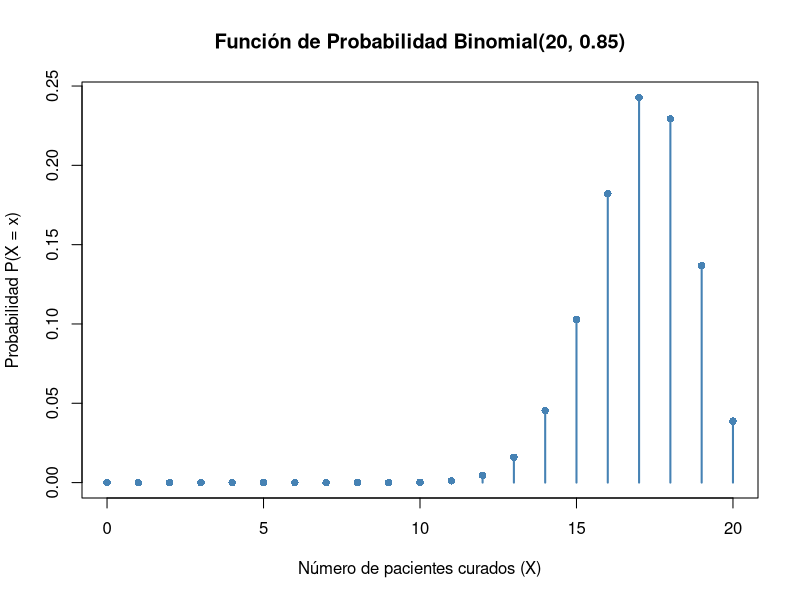
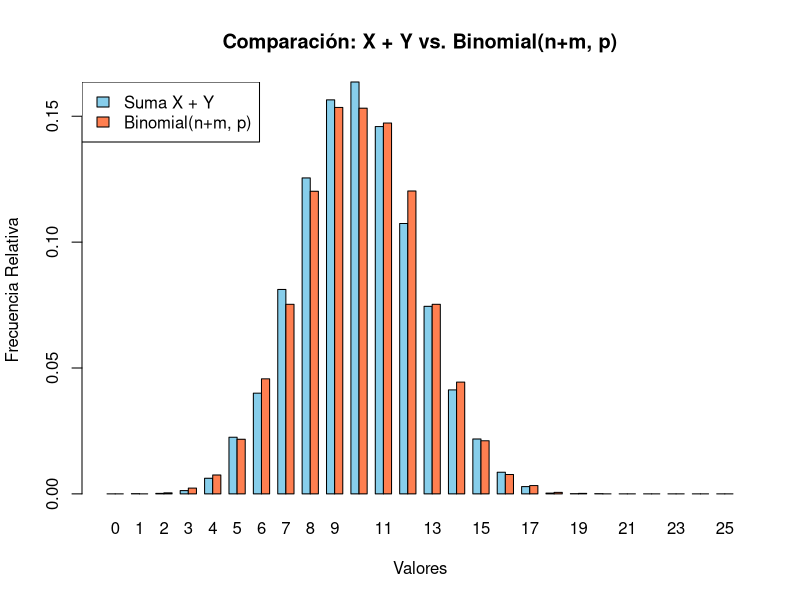
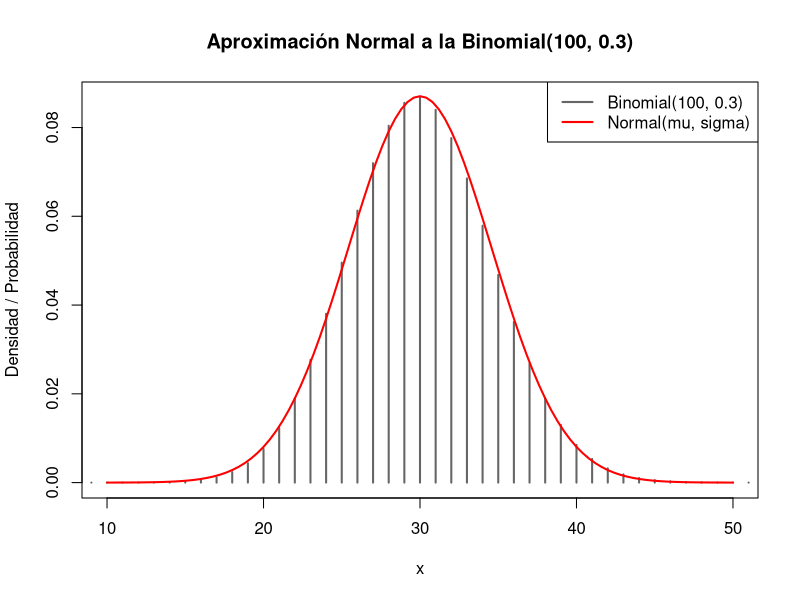
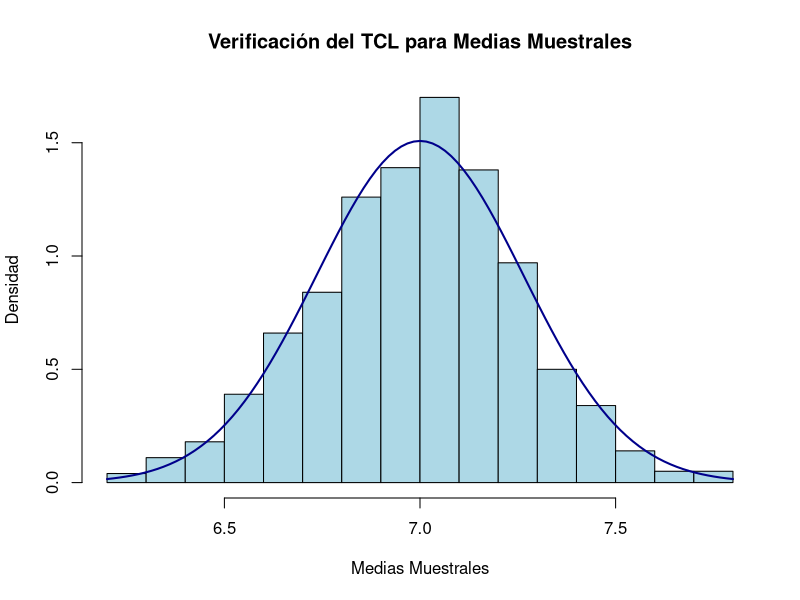

Source code (R) for these figures, in order:
## ---- chunk 1
#| label: exr-binomial-medicamento
#| echo: false
# Parámetros del problema
n <- 20
p <- 0.85

# --- a) Gráfica de la función de probabilidad ---
x <- 0:n
px <- dbinom(x, size = n, prob = p)

# Gráfica básica limpia
plot(x, px, type = "h", lwd = 2, col = "steelblue",
     main = "Función de Probabilidad Binomial(20, 0.85)",
     xlab = "Número de pacientes curados (X)",
     ylab = "Probabilidad P(X = x)")
points(x, px, pch = 16, col = "steelblue")

## ---- chunk 2
#| echo: false
# --- b) Esperanza, Varianza y Desviación Estándar Teóricas ---
esperanza <- n * p
varianza <- n * p * (1 - p)
desv_estandar <- sqrt(varianza)

cat("--- VALORES TEÓRICOS --- \n")
cat("Esperanza E[X]:", esperanza, "\n")
cat("Varianza Var(X):", varianza, "\n")
cat("Desviación Estándar SD(X):", desv_estandar, "\n\n")
## ---- chunk 3
#| echo: false
# --- c) Simulación con 1000 experimentos ---
set.seed(123) # Semilla para reproducibilidad
simulacion <- rbinom(n = 1000, size = n, prob = p)

esp_sim <- mean(simulacion)
var_sim <- var(simulacion)
sd_sim <- sd(simulacion)

cat("--- VALORES SIMULADOS (1000 repeticiones) --- \n")
cat("Esperanza simulada:", esp_sim, "\n")
cat("Varianza simulada:", var_sim, "\n")
cat("Desviación estándar simulada:", sd_sim, "\n")
## ---- chunk 4
#| label: exr-simulacion_teorema
#| echo: false
set.seed(123)

# Parámetros
n <- 10
m <- 15
p <- 0.4
N <- 10000 # Número de simulaciones para buena precisión

# Simulación de X e Y independientes
X <- rbinom(N, size = n, prob = p)
Y <- rbinom(N, size = m, prob = p)

# Suma X + Y
Suma_XY <- X + Y

# Simulación directa de una Binomial(n + m, p)
Bin_Sumada <- rbinom(N, size = n + m, prob = p)

# Comparación gráfica de funciones de probabilidad empíricas
tabla_XY <- prop.table(table(factor(Suma_XY, levels = 0:(n+m))))
tabla_Bin <- prop.table(table(factor(Bin_Sumada, levels = 0:(n+m))))

barplot(rbind(tabla_XY, tabla_Bin), beside = TRUE, col = c("skyblue", "coral"),
        names.arg = 0:(n+m),
        main = "Comparación: X + Y vs. Binomial(n+m, p)",
        xlab = "Valores", ylab = "Frecuencia Relativa")
legend("topleft", legend = c("Suma X + Y", "Binomial(n+m, p)"), fill = c("skyblue", "coral"))

# Comparación de medias y varianzas
cat("Media de (X + Y):", mean(Suma_XY), "| Media Binomial(n+m, p):", mean(Bin_Sumada), "\n")
cat("Varianza de (X + Y):", var(Suma_XY), "| Varianza Binomial(n+m, p):", var(Bin_Sumada), "\n")
## ---- chunk 5
#| label: exr-aproximacion_normal
#| echo: false
# Parámetros
n <- 100
p <- 0.3

# --- 1. Verificación de condiciones ---
cond1 <- n * p
cond2 <- n * (1 - p)

cat("Condición 1 (n * p >= 5):", cond1, "->", ifelse(cond1 >= 5, "CUMPLE", "NO CUMPLE"), "\n")
cat("Condición 2 (n * (1 - p) >= 5):", cond2, "->", ifelse(cond2 >= 5, "CUMPLE", "NO CUMPLE"), "\n\n")

# --- 2. Comparación de distribuciones ---
mu <- n * p
sigma <- sqrt(n * p * (1 - p))

x <- 0:n
px_binom <- dbinom(x, size = n, prob = p)

# Gráfica comparativa
plot(x, px_binom, type = "h", lwd = 2, col = "gray40", xlim = c(10, 50),
     main = "Aproximación Normal a la Binomial(100, 0.3)",
     xlab = "x", ylab = "Densidad / Probabilidad")
curve(dnorm(x, mean = mu, sd = sigma), add = TRUE, col = "red", lwd = 2)
legend("topright", legend = c("Binomial(100, 0.3)", "Normal(mu, sigma)"),
       col = c("gray40", "red"), lty = 1, lwd = 2)
## ---- chunk 6
#| label: exr-tcl_binomial
#| echo: false
set.seed(123)

# Parámetros
k <- 1000 # Número de muestras
tamano_muestra <- 30 # Muestras de tamaño 30
n_bin <- 10
p_bin <- 0.7

# Generación de k muestras de tamaño 30
muestras <- matrix(rbinom(k * tamano_muestra, size = n_bin, prob = p_bin), 
                   nrow = k, ncol = tamano_muestra)

# Cálculo de las medias muestrales
medias_muestrales <- rowMeans(muestras)

# Parámetros teóricos según el TCL
mu_teorica <- n_bin * p_bin
var_teorica <- (n_bin * p_bin * (1 - p_bin)) / tamano_muestra
sd_teorica <- sqrt(var_teorica)

# Visualización y verificación del TCL
hist(medias_muestrales, probability = TRUE, col = "lightblue", main = "Verificación del TCL para Medias Muestrales",
     xlab = "Medias Muestrales", ylab = "Densidad", breaks = 20)
curve(dnorm(x, mean = mu_teorica, sd = sd_teorica), add = TRUE, col = "darkblue", lwd = 2)

# Comparación estadística de media y desviación
cat("Media teórica de X_bar:", mu_teorica, "| Media de las medias simuladas:", mean(medias_muestrales), "\n")
cat("Desv. Est. teórica de X_bar:", sd_teorica, "| Desv. Est. de las medias simuladas:", sd(medias_muestrales), "\n")
